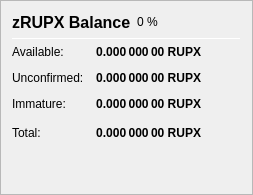
                   <widget class="QFrame" name="frame_ZerocoinBalances">
                    <property name="frameShape">
                     <enum>QFrame::StyledPanel</enum>
                    </property>
                    <property name="frameShadow">
                     <enum>QFrame::Raised</enum>
                    </property>
                    <layout class="QVBoxLayout" name="verticalLayout_7">
                     <item>
                      <layout class="QHBoxLayout" name="horizontalLayout_8" stretch="0,0,0">
                       <item>
                        <widget class="QLabel" name="label_5z_3">
                         <property name="minimumSize">
                          <size>
                           <width>0</width>
                           <height>20</height>
                          </size>
                         </property>
                         <property name="font">
                          <font>
                           <pointsize>12</pointsize>
                           <weight>75</weight>
                           <bold>true</bold>
                          </font>
                         </property>
                         <property name="text">
                          <string>zRUPX Balance</string>
                         </property>
                        </widget>
                       </item>
                       <item>
                        <widget class="QLabel" name="labelzRUPXPercent">
                         <property name="text">
                          <string notr="true">0 %</string>
                         </property>
                        </widget>
                       </item>
                       <item>
                        <spacer name="horizontalSpacer_11">
                         <property name="orientation">
                          <enum>Qt::Horizontal</enum>
                         </property>
                         <property name="sizeHint" stdset="0">
                          <size>
                           <width>40</width>
                           <height>20</height>
                          </size>
                         </property>
                        </spacer>
                       </item>
                      </layout>
                     </item>
                     <item>
                      <widget class="Line" name="line_ZerocoinBalance">
                       <property name="minimumSize">
                        <size>
                         <width>0</width>
                         <height>1</height>
                        </size>
                       </property>
                       <property name="maximumSize">
                        <size>
                         <width>16777215</width>
                         <height>1</height>
                        </size>
                       </property>
                       <property name="orientation">
                        <enum>Qt::Horizontal</enum>
                       </property>
                      </widget>
                     </item>
                     <item>
                      <layout class="QGridLayout" name="gridLayout_5">
                       <property name="spacing">
                        <number>12</number>
                       </property>
                       <item row="1" column="0">
                        <widget class="QLabel" name="labelzBalanceMatureText">
                         <property name="toolTip">
                          <string>Mature: more than 20 confirmation and more than 1 mint of the same denomination after it was minted.
These zRUPX are spendable.</string>
                         </property>
                         <property name="text">
                          <string>Available:</string>
                         </property>
                        </widget>
                       </item>
                       <item row="1" column="1">
                        <widget class="QLabel" name="labelzBalanceMature">
                         <property name="font">
                          <font>
                           <weight>75</weight>
                           <bold>true</bold>
                          </font>
                         </property>
                         <property name="toolTip">
                          <string>Mature: more than 20 confirmation and more than 1 mint of the same denomination after it was minted.
These zRUPX are spendable.</string>
                         </property>
                         <property name="text">
                          <string notr="true">0.000 000 00 RUPX</string>
                         </property>
                         <property name="alignment">
                          <set>Qt::AlignRight|Qt::AlignTrailing|Qt::AlignVCenter</set>
                         </property>
                        </widget>
                       </item>
                       <item row="2" column="0">
                        <widget class="QLabel" name="labelzBalanceUnconfirmedText">
                         <property name="toolTip">
                          <string>Unconfirmed: less than 20 confirmations
Immature: confirmed, but less than 1 mint of the same denomination after it was minted</string>
                         </property>
                         <property name="text">
                          <string>Unconfirmed:</string>
                         </property>
                        </widget>
                       </item>
                       <item row="2" column="1">
                        <widget class="QLabel" name="labelzBalanceUnconfirmed">
                         <property name="font">
                          <font>
                           <weight>75</weight>
                           <bold>true</bold>
                          </font>
                         </property>
                         <property name="toolTip">
                          <string>Unconfirmed: less than 20 confirmations
Immature: confirmed, but less than 1 mint of the same denomination after it was minted</string>
                         </property>
                         <property name="text">
                          <string notr="true">0.000 000 00 RUPX</string>
                         </property>
                         <property name="alignment">
                          <set>Qt::AlignRight|Qt::AlignTrailing|Qt::AlignVCenter</set>
                         </property>
                        </widget>
                       </item>
                       <item row="3" column="0">
                        <widget class="QLabel" name="labelzBalanceImmatureText">
                         <property name="toolTip">
                          <string>Unconfirmed: less than 20 confirmations
Immature: confirmed, but less than 1 mint of the same denomination after it was minted</string>
                         </property>
                         <property name="text">
                          <string>Immature:</string>
                         </property>
                        </widget>
                       </item>
                       <item row="3" column="1">
                        <widget class="QLabel" name="labelzBalanceImmature">
                         <property name="font">
                          <font>
                           <weight>75</weight>
                           <bold>true</bold>
                          </font>
                         </property>
                         <property name="toolTip">
                          <string>Unconfirmed: less than 20 confirmations
Immature: confirmed, but less than 1 mint of the same denomination after it was minted</string>
                         </property>
                         <property name="text">
                          <string notr="true">0.000 000 00 RUPX</string>
                         </property>
                         <property name="alignment">
                          <set>Qt::AlignRight|Qt::AlignTrailing|Qt::AlignVCenter</set>
                         </property>
                        </widget>
                       </item>
                       <item row="4" column="0">
                        <widget class="QLabel" name="labelzBalanceText">
                         <property name="toolTip">
                          <string>Your current zRUPX balance, unconfirmed and immature zRUPX included.</string>
                         </property>
                         <property name="text">
                          <string>Total:</string>
                         </property>
                        </widget>
                       </item>
                       <item row="4" column="1">
                        <widget class="QLabel" name="labelzBalance">
                         <property name="font">
                          <font>
                           <weight>75</weight>
                           <bold>true</bold>
                          </font>
                         </property>
                         <property name="cursor">
                          <cursorShape>IBeamCursor</cursorShape>
                         </property>
                         <property name="toolTip">
                          <string>Your current zRUPX balance, unconfirmed and immature zRUPX included.</string>
                         </property>
                         <property name="text">
                          <string notr="true">0.000 000 00 RUPX</string>
                         </property>
                         <property name="alignment">
                          <set>Qt::AlignRight|Qt::AlignTrailing|Qt::AlignVCenter</set>
                         </property>
                         <property name="textInteractionFlags">
                          <set>Qt::LinksAccessibleByMouse|Qt::TextSelectableByKeyboard|Qt::TextSelectableByMouse</set>
                         </property>
                        </widget>
                       </item>
                       <item row="4" column="2">
                        <spacer name="horizontalSpacer_4">
                         <property name="orientation">
                          <enum>Qt::Horizontal</enum>
                         </property>
                         <property name="sizeHint" stdset="0">
                          <size>
                           <width>40</width>
                           <height>20</height>
                          </size>
                         </property>
                        </spacer>
                       </item>
                      </layout>
                     </item>
                     <item>
                      <spacer name="verticalSpacer_4">
                       <property name="orientation">
                        <enum>Qt::Vertical</enum>
                       </property>
                       <property name="sizeHint" stdset="0">
                        <size>
                         <width>20</width>
                         <height>40</height>
                        </size>
                       </property>
                      </spacer>
                     </item>
                    </layout>
                   </widget>
